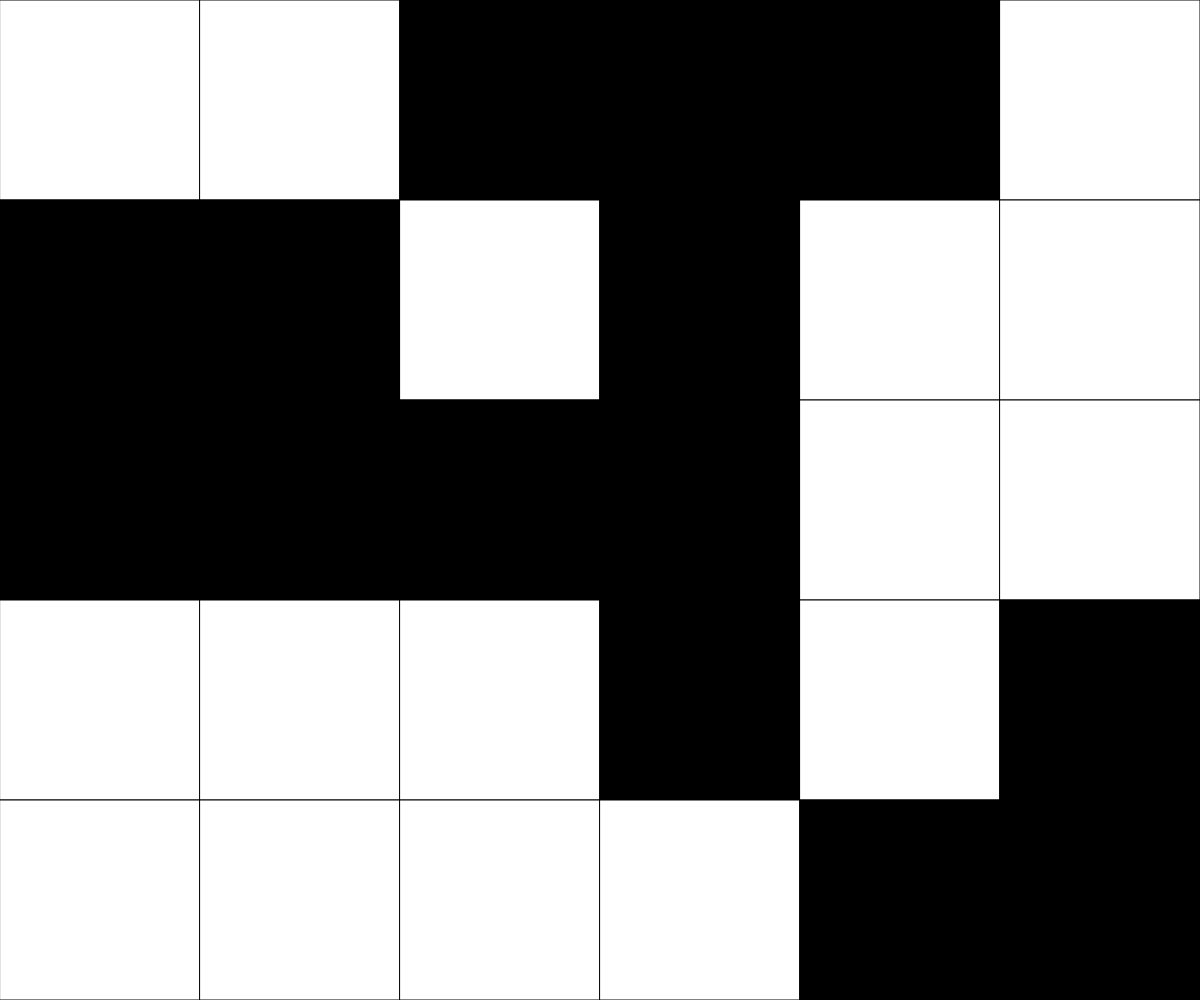
Frame 1 (no input)
Frame 60 (no input): identical to frame 1, image omitted
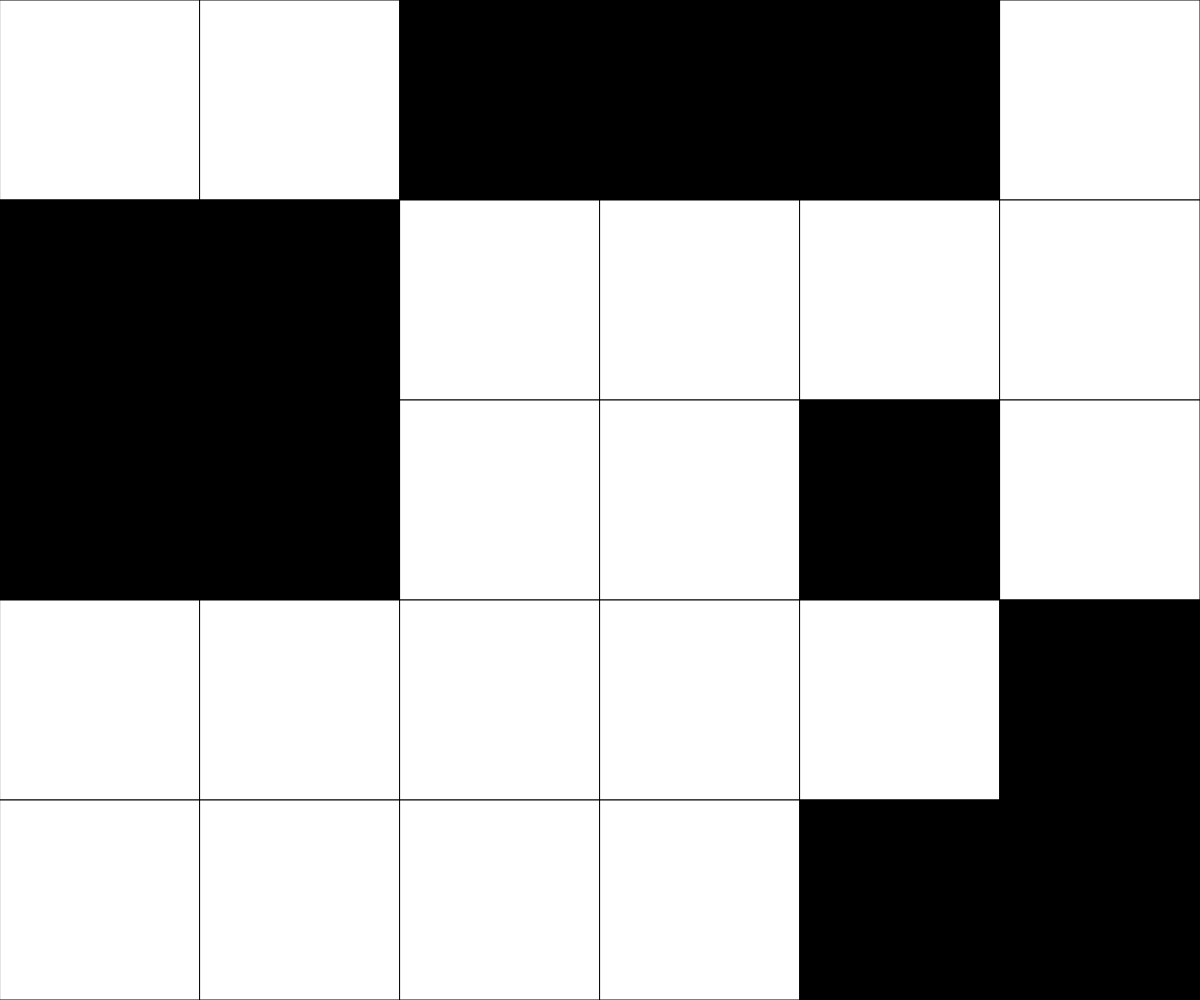
Frame 120 (the mouse pressed at the canvas centre since frame 60)

The p5.js sketch that drew these frames (run headless with seeded random() and noise() and a simulated clock; from frame 60 on, the mouse is pressed at the canvas centre):

// p5.js sketch
// ── sketch.js
// Rect grid demo

let grid = [];
const CELL_SIZE = 200;
let rows;
let cols;

function setup() {
  createCanvas(windowWidth, windowHeight);
  rows = Math.floor(height/CELL_SIZE);
  cols = Math.floor(width/CELL_SIZE);
  grid = generateRandomGrid(cols, rows);
}

function draw() {
  background(220);
  displayGrid();

}

function displayGrid () {
  for (let y = 0; y < grid.length; y++) {
    for (let x = 0; x < grid[y].length; x++) {
      if (grid[y][x] === 1) {
        fill(255);
      }

      else if (grid[y][x] === 0) {
        fill(0);
      }
      square(x * CELL_SIZE, y * CELL_SIZE, CELL_SIZE);
    }
  }
}

function generateRandomGrid(cols, rows) {
  let newGrid = [];
  for (let y = 0; y < rows; y++) {
    newGrid.push([]);
    for (let x = 0; x < cols; x++) {
      if (Math.random() < 0.5) {
        newGrid[y].push(0);
      }
      else {
        newGrid[y].push(1);
      }
    }
  }
  return newGrid;
}

function generateEmptyGrid(cols, rows) {
  let newGrid = [];
  for (let y = 0; y < rows; y++) {
    newGrid.push([]);
    for (let x = 0; x < cols; x++) {
      newGrid[y].push(1);
    }
  }
  return newGrid;
}

function mousePressed() {
  x = floor(mouseX/CELL_SIZE);
  y = floor(mouseY/CELL_SIZE);
  toggleCell(x, y);
  if (x > 0) {
    toggleCell(x - 1, y);
  }
  if (x < grid[y].length - 1) {
    toggleCell(x + 1, y);
  }
  if (y > 0) {
    toggleCell(x, y - 1);
  }
  if (y < grid.length - 1) {
    toggleCell(x, y + 1);
  }


}

function toggleCell(x, y) {
  if (grid[y][x] === 1) {
    grid[y][x] = 0;
  } 
  else if (grid[y][x] === 0) {
    grid[y][x] = 1;
  } 
}


function keyPressed() {
  if (key === 'r' || key === 'R') {
    grid = generateRandomGrid(cols, rows);
  }
  if (key === 'e' || key === 'E') {
    grid = generateEmptyGrid(cols, rows);
  }
}
